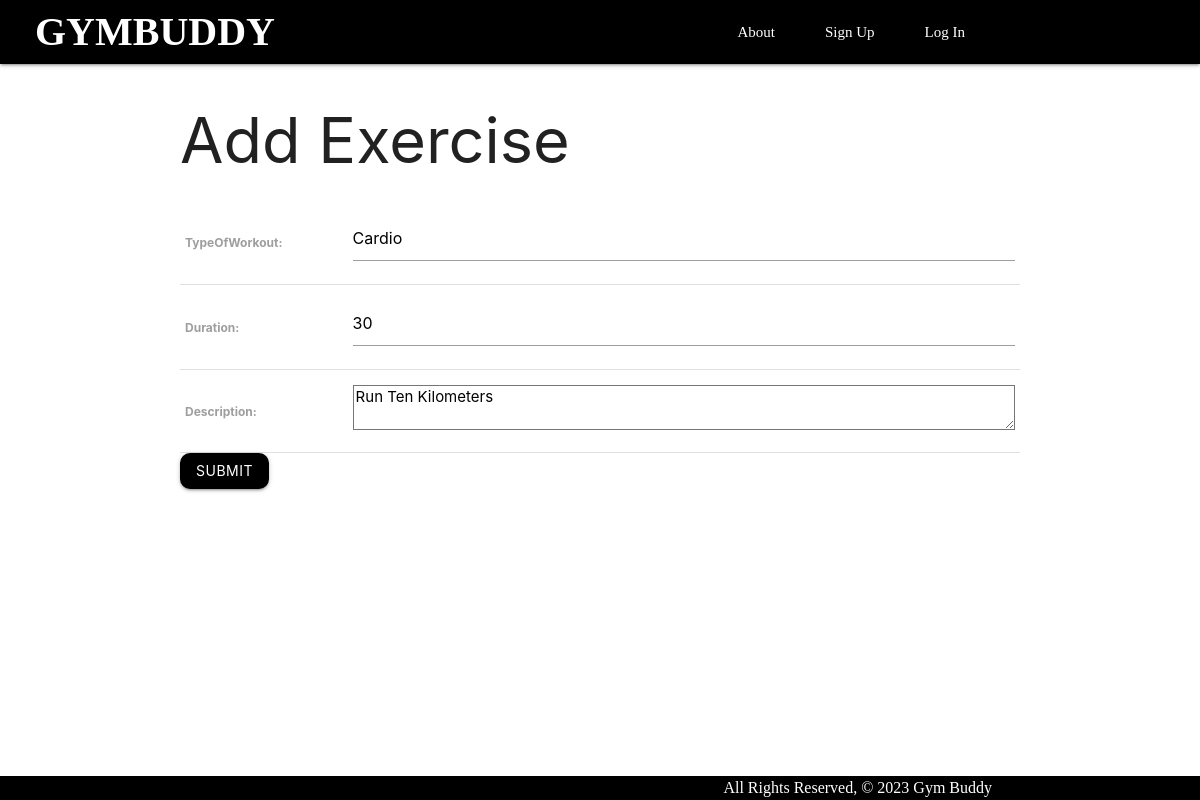
The app's page /exercises/1/update/, older data.
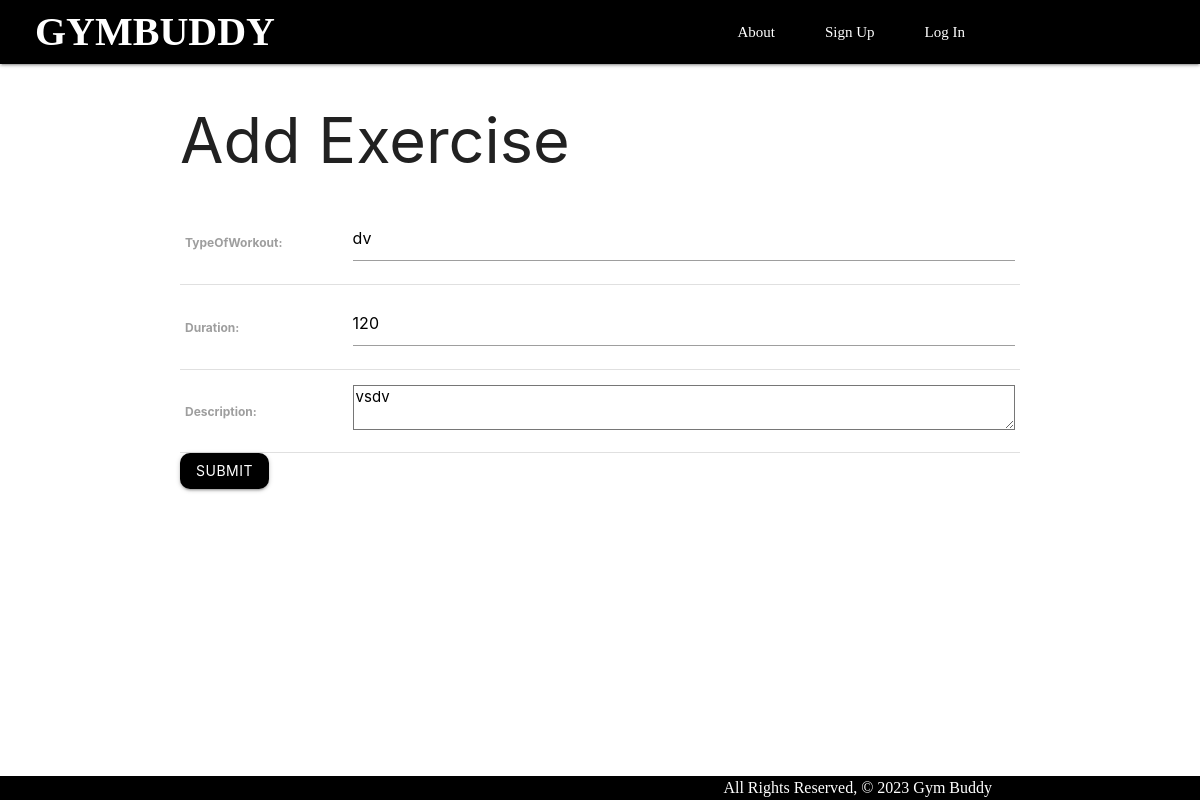
The same page, newer data.
### main_app/models.py (models this page shows, shortened)
class Exercise(models.Model):
    TypeOfWorkout = models.CharField(max_length=100)
    duration = models.IntegerField()
    description = models.TextField(max_length=250)

### main_app/views.py (the view)
# urls.py: path('exercises/<int:pk>/update/', views.ExerciseUpdate.as_view(), name='exercises_update'),
class ExerciseUpdate(UpdateView):
  model = Exercise
  fields = '__all__'

### main_app/templates/main_app/exercise_form.html (shortened to what this page needs)
{% extends 'base.html' %} {% block content %}
<h1>Add Exercise</h1>
<form action="" method="POST">
  <table>
    {{ form.as_table}}
  </table>
  <input type="submit" value="Submit" class="btn" />
</form>
{% endblock %}

Row changes from the older to the newer data that the page shows:
changed Exercise: TypeOfWorkout "Cardio" → "dv"; duration "30" → "120"; description "Run Ten Kilometers" → "vsdv"
